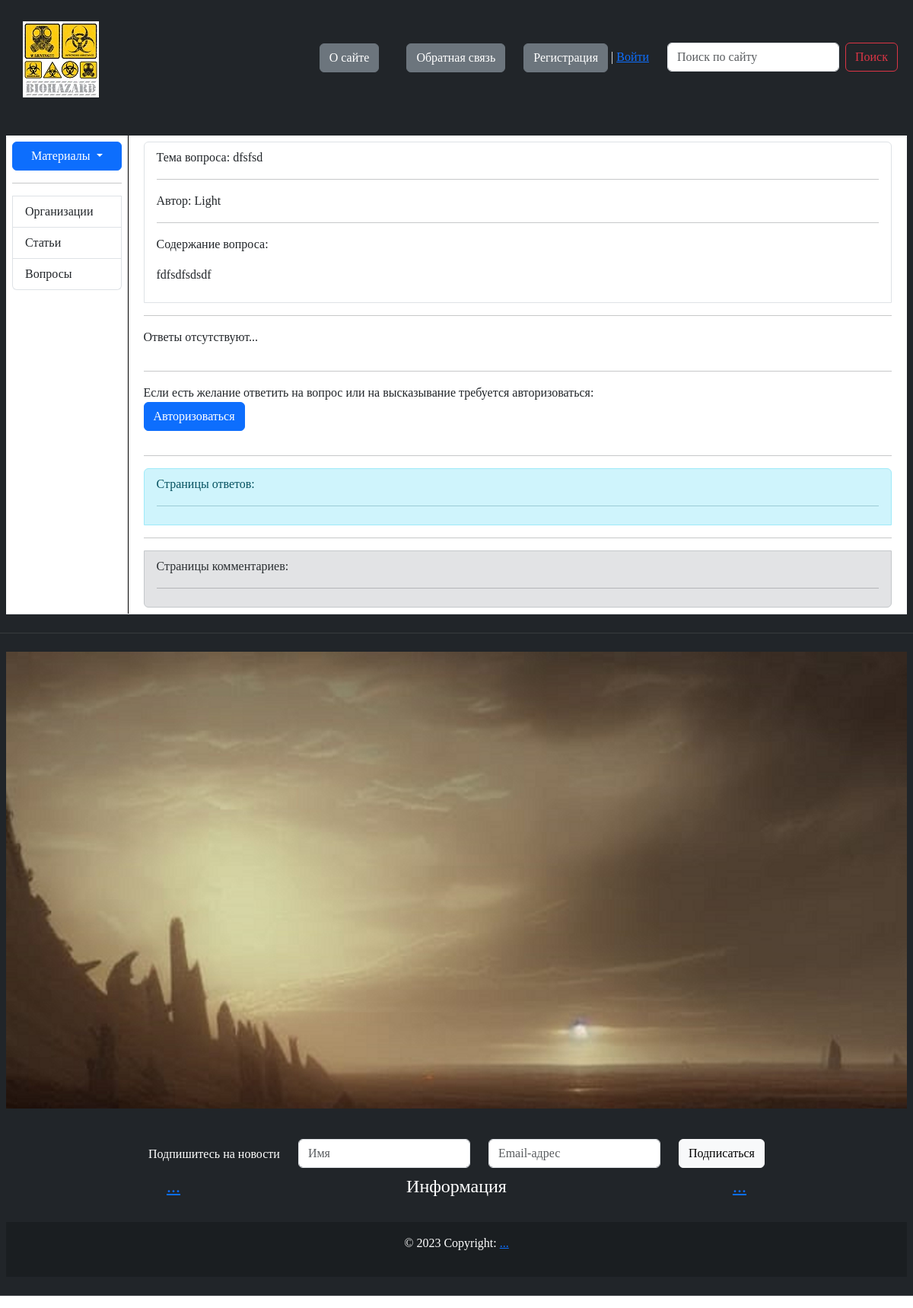
The page /question_detailed/dfsfsd/1/ on the database its author committed.
### trash_app/models.py (models this page shows, shortened)
class Question(models.Model):
    author = models.ForeignKey(
        CustomUser,
        on_delete=models.CASCADE,
        related_name="users_questions",
        verbose_name="Автор вопроса",
    )
    title = models.CharField(
        max_length=50,
        db_index=True,
        help_text="Не более 50 символов",
        verbose_name="Заголовок",
    )
    content = models.TextField("Содержание вопроса")
    date_created = models.DateTimeField(auto_now_add=True, verbose_name="Дата создания")
    date_updated = models.DateTimeField(auto_now=True, verbose_name="Дата обновления")
    slug = models.SlugField(
        max_length=50, unique=True, db_index=True, verbose_name="URL"
    )
    likes = models.ManyToManyField(
        CustomUser, related_name="question_likes", blank=True
    )
    class Meta:
        verbose_name = "Вопрос"
        verbose_name_plural = "Вопросы"
        ordering = ["-date_created"]
    def get_answers(self):
        return self.answers.filter(reply__isnull=True)

### users/models.py (models this page shows)
class CustomUser(AbstractUser):
    status_choose = (
        ("regular", "regular"),
        ("subscriber", "subscriber"),
        ("moderator", "moderator"),
    )
    email = models.EmailField(unique=True)
    status = models.CharField(max_length=50, choices=status_choose, default="regular")
    description = models.TextField("Описание", max_length=600, default="", blank=True)
    class Meta:
        verbose_name = "Пользователь"
        verbose_name_plural = "Пользователи"
    def __str__(self) -> str:
        return self.username

### trash_app/views.py (the view)
def question_with_answers(request, question_slug, pk):
    question = get_object_or_404(Question, slug=question_slug)
    context = {
        "menu": ContextDataMenu,
        "question": question,
        "title": Question.objects.values("title").get(slug=question_slug)["title"],
    }
    if question.likes.filter(id=request.user.id).exists():
        liked = True
    else:
        liked = False
    context["liked"] = liked
    answers = question.get_answers()
    paginator = Paginator(answers, 1)
    page_number = request.GET.get("pages_with_answers", 1)
    page_with_answers = paginator.get_page(page_number)
    context["pages_with_answers"] = page_with_answers
    context["is_paginated1"] = page_with_answers.has_other_pages()
    if page_with_answers.has_previous():
        context[
            "previous_url1"
        ] = f"?pages_with_answers={page_with_answers.previous_page_number()}"
    else:
        context["previous_url1"] = ""
    if page_with_answers.has_next():
        context[
            "next_url1"
        ] = f"?pages_with_answers={page_with_answers.next_page_number()}"
    else:
        context["next_url1"] = ""
    replies = Answer.objects.filter(answer__slug=question_slug).exclude(
        reply__isnull=True
    )
    paginator = Paginator(replies, 5)
    page_number = request.GET.get("pages_with_replies", 1)
    page_with_replies = paginator.get_page(page_number)
    context["pages_with_replies"] = page_with_replies
    context["is_paginated2"] = page_with_replies.has_other_pages()
    if page_with_replies.has_previous():
        context[
            "previous_url2"
        ] = f"?pages_with_replies={page_with_replies.previous_page_number()}"
    else:
        context["previous_url2"] = ""
    if page_with_replies.has_next():
        context[
            "next_url2"
        ] = f"?pages_with_replies={page_with_replies.next_page_number()}"
    else:
        context["next_url2"] = ""
    return render(request, "trash_app/show_question.html", context=context)

### trash_app/templates/trash_app/show_question.html (shortened to what this page needs)
{% extends 'trash_app/base.html' %}
{% block content %}
<div class="list-group">
    <div class="list-group-item">
        <p>Тема вопроса: {{ question.title }}</p>
        <hr>
        <p>Автор: {{ question.author }}</p>
        <hr>
        <p>Содержание вопроса:</p>
        {{ question.content|linebreaks }}
    </div>
    <hr>
    {% if not question.answers.all %}
    <p>Ответы отсутствуют...</p>
    {% if user.is_authenticated %}
    {% include 'includes/add_answer.html' %}
    {% else %}
    <hr>
    Если есть желание ответить на вопрос или на высказывание требуется авторизоваться:
    <p class="link-read-post"><a href="{% url 'login' %}?next={{ request.path }}" class="btn btn-primary">Авторизоваться</a></p>
    {% endif %}
    {% endif %}
    <hr>
    <ul class="list-group">
        <li class="list-group-item list-group-item-info">Страницы ответов:
            <hr>{% include 'includes/pages_with_answers.html' %}
        </li>
        <hr>
        <li class="list-group-item list-group-item-secondary">Страницы комментариев:
            <hr>{% include 'includes/pages_with_replies.html' %}
        </li>
    </ul>
    {% endblock %}

### rows shown on the page
Question: title "dfsfsd", author "Light", content "fdfsdfsdsdf"

### other values the page prints
{{ element.title }} "О сайте" "Обратная связь"
{{ element.title }} "Организации" "Статьи" "Вопросы"
